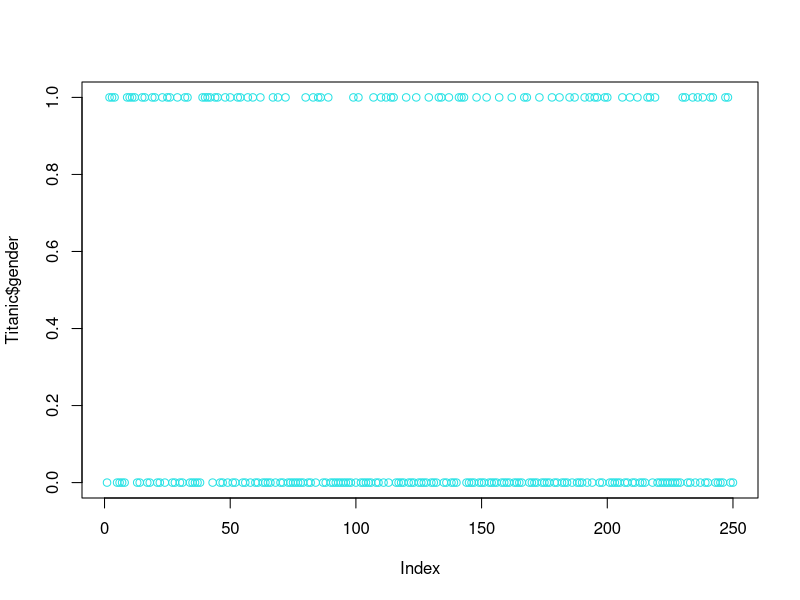
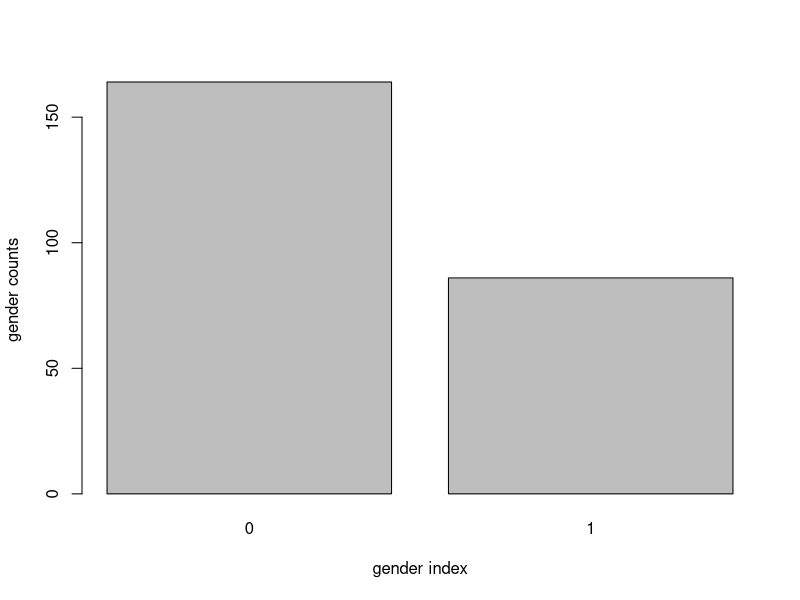
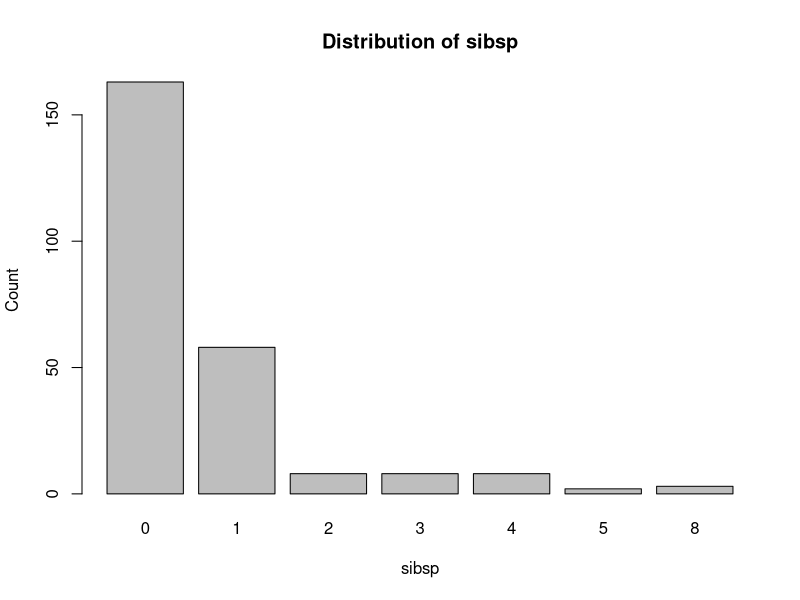
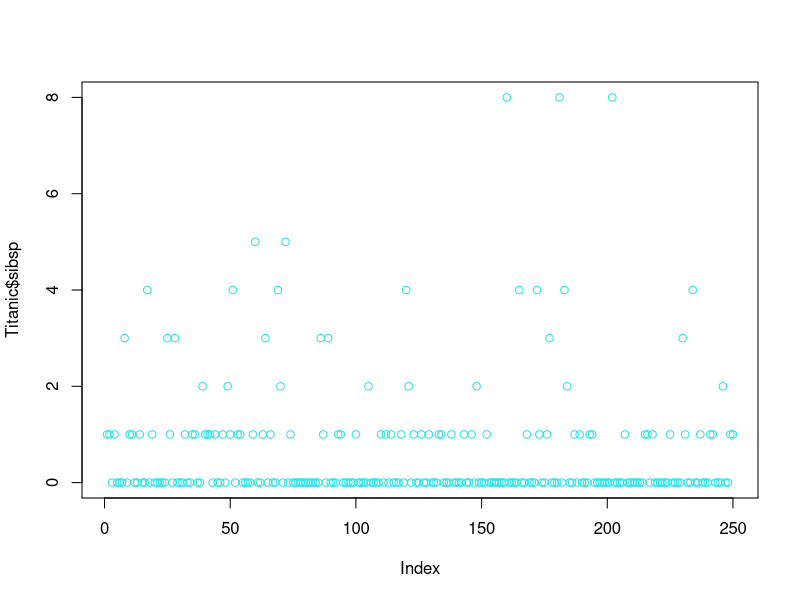
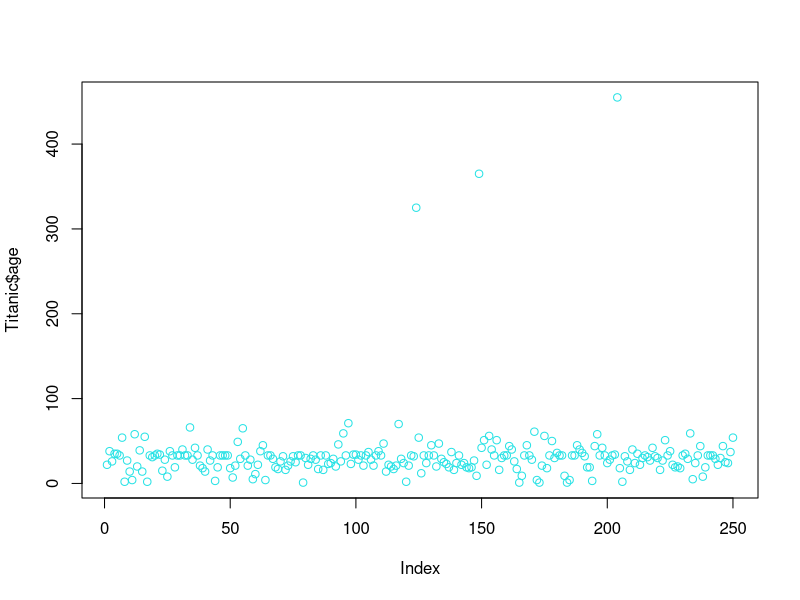
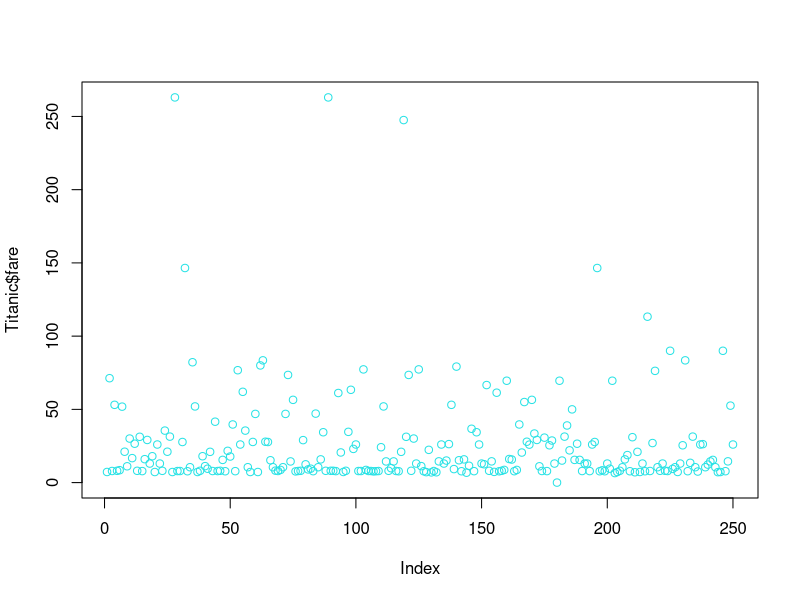
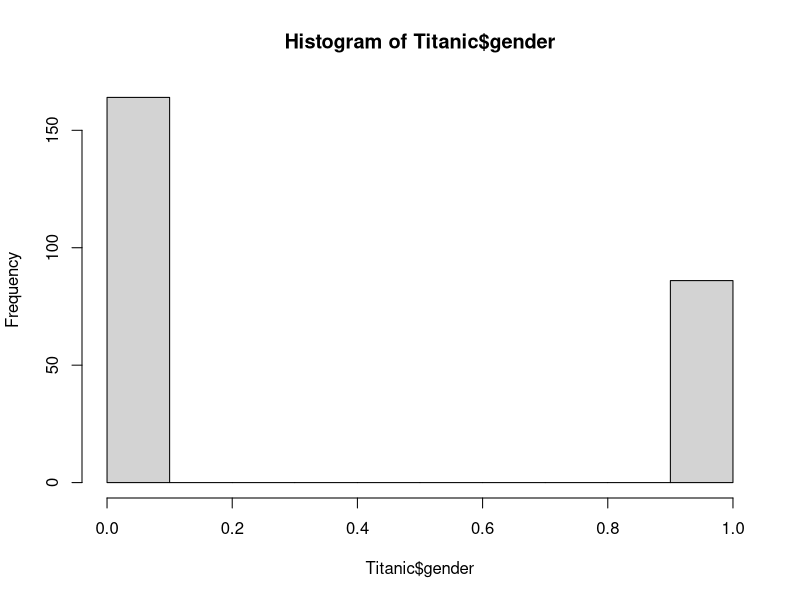
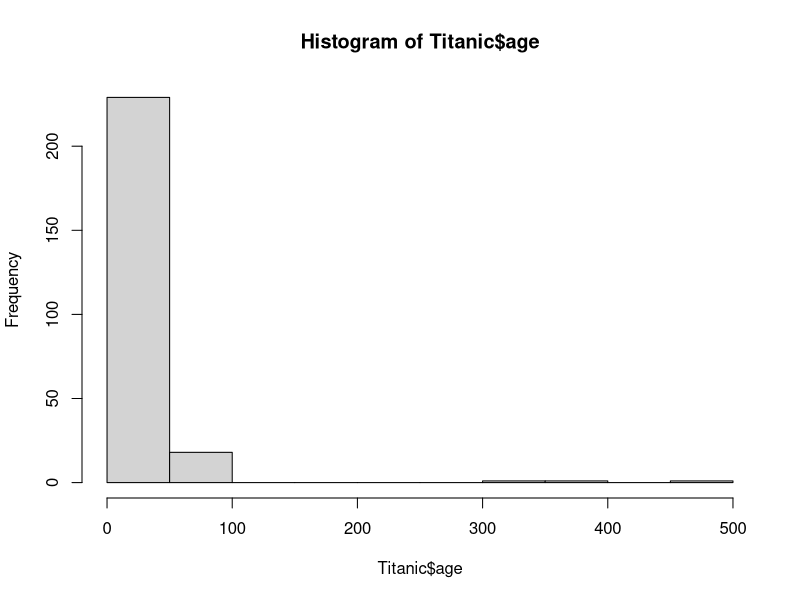

Recreate these plots in R, in order.
Titanic<-read.csv("Titanic - Modified.csv")
print(Titanic)



missing_values <- colSums(is.na(Titanic))
print(missing_values)
print(Titanic)


library(dplyr)
install.packages("dplyr")

colnames(Titanic)


options(max.print = 2511)
print(Titanic)





Titanic$gender <- ifelse(is.na(Titanic$gender), mean(Titanic$gender, na.rm = TRUE), Titanic$gender)
print(Titanic)

Titanic$age <- ifelse(is.na(Titanic$age), mean(Titanic$age, na.rm = TRUE), Titanic$age)
Titanic$age <- as.numeric(as.character(Titanic$age))
mean_age <- mean(Titanic$age, na.rm = TRUE)
Titanic$age[is.na(Titanic$age) | !is.finite(Titanic$age)] <- mean_age
print(Titanic)

#round figure
Titanic$gender <-as.numeric(format(round(Titanic$gender,0)))
Titanic$age <-as.numeric(format(round(Titanic$age,0)))
Titanic$fare <-as.numeric(format(round(Titanic$fare,2)))
print(Titanic)

plot(Titanic$gender, col=5)
print(Titanic)

gender_counts <-table(Titanic$gender)
barplot(gender_counts,names.arg = c("0","1"),xlab = "gender index", ylab = "gender counts")

# Calculate the counts for each category in the "sibsp" attribute
sibsp_count <- table(Titanic$sibsp)

# Create a bar plot with appropriate names for the categories
barplot(sibsp_count, 
        names.arg = c("0", "1", "2", "3", "4", "5", "8"), 
        xlab = "sibsp", 
        ylab = "Count",
        main = "Distribution of sibsp")
plot(Titanic$sibsp, col=5)

plot(Titanic$age,col=5)

plot(Titanic$fare,col=5)

mean(Titanic$gender)
median(Titanic$gender)
var(Titanic$gender)
sd(Titanic$gender)

mean(Titanic$age)
median(Titanic$age)
var(Titanic$age)
sd(Titanic$age)

mean(Titanic$sibsp)
median(Titanic$sibsp)
var(Titanic$sibsp)
sd(Titanic$sibsp)

mean(Titanic$parch)
median(Titanic$parch)
var(Titanic$parch)
sd(Titanic$parch)


mean(Titanic$fare)
median(Titanic$fare)
var(Titanic$fare)
sd(Titanic$fare)


mean(Titanic$survived)
median(Titanic$survived)
var(Titanic$survived)
sd(Titanic$survived)





hist(Titanic$gender)
hist(Titanic$age)
hist(Titanic$fare)

install.packages("deplyr")
install.packages("matrixStats")
library(matrixStats)


library(dplyr)

Titanic%>% summarise_if(is.numeric,sd)

